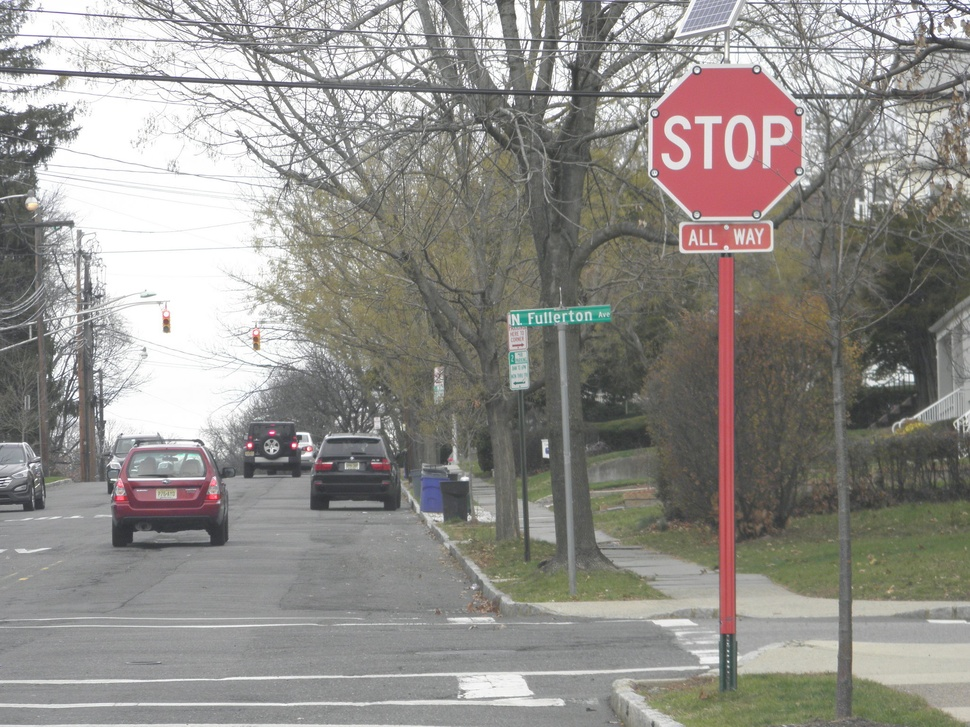
//> input picture stop-sign-pic.jpg, 970 x 727 px, shrunk from 2048 x 1536 before the run, given in place of cropstopsignvid2.mp4, which was not available
$ ./stopSignDetectorForVideo   (built with g++ and OpenCV 4)
//> lines starting //> are read from the running program, lines starting //| are printed output that depends on the picture; after the words box and inside, x2 and y2 are one past the last pixel; in counts of white or black regions, pixels touching at a corner belong together; pictures that were not available may be replaced by others from this repository, and a replacement may not be noted
#include <opencv2/objdetect/objdetect.hpp>
#include <opencv2/highgui/highgui.hpp>
#include <opencv2/imgproc/imgproc.hpp>
#include <opencv2/opencv.hpp>

#include <iostream>
#include <stdio.h>

using namespace std;
using namespace cv;

/* Function Headers */
void detectAndDisplay(Mat frame);

/* Global Variables */
String stop_sign_cascade_name = "cascade.xml"; //Will need to modify this for path or put this code in the same direct
String test_video = "cropstopsignvid2.mp4";
CascadeClassifier stop_sign_cascade;
String window_name = "Capture - Stop Sign Detection";

int main(int argc, const char ** argv)
{
	Mat stop_sign_img;
	Mat empty_mat;

	std::vector<Rect> stopSigns;
	Mat frame_gray;

	CvCapture* capture;
	Mat frame;

	//LOAD THE CASCADE
	if(!stop_sign_cascade.load(stop_sign_cascade_name))
	{
		printf("--Error loading trained cascade\n");
		return -1;
	}

	//FOR LOADING VIDEOS
	VideoCapture cap(test_video);
	if(!cap.isOpened())
	{
		printf("--Error loading video\n");
		return -1;
	}

	//FOR LOADING PICTURES
	//stop_sign_img = imread("infiniti.png");
	//imshow("manhan", stop_sign_img);

	//GRAB VIDEO FRAME
	while(cap.read(frame))
	{
//> frame is the input picture: 727 rows x 970 cols, CV_8UC3; mean B, G, R 139.3, 143.7, 146.4
		//imshow("manhan", frame);
		if(!frame.empty())
		{
			//detectAndDisplay(frame);
			cvtColor(frame, frame_gray, CV_BGR2GRAY);
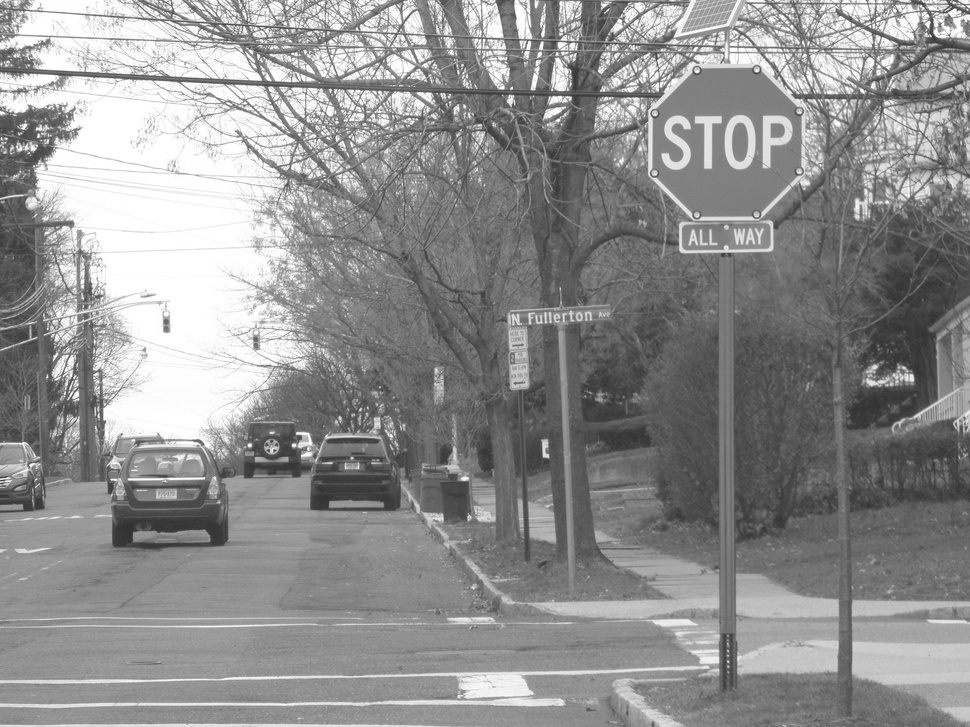
//> frame_gray: 727 rows x 970 cols, CV_8UC1; min 47, max 255, mean 144
			equalizeHist(frame_gray, frame_gray);
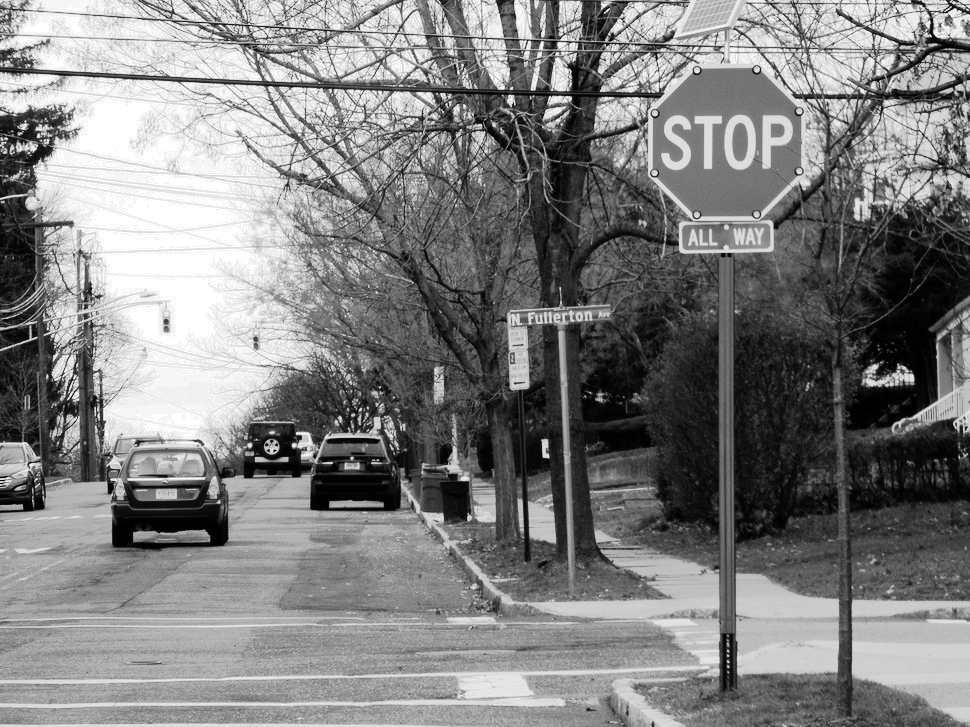
//> frame_gray: 727 rows x 970 cols, CV_8UC1; min 0, max 255, mean 128.5
			stop_sign_cascade.detectMultiScale(frame_gray, stopSigns, 1.1, 4, 0|CV_HAAR_SCALE_IMAGE, Size(50, 50));
//> stopSigns = 4 Rects (x, y, width, height): [263, 13, 104, 104], [855, 419, 108, 108], [618, 39, 209, 209], [252, 346, 199, 199]
			for(std::vector<Rect>::size_type i = 0; i != stopSigns.size(); i++)
			{
				cv::Rect rect(stopSigns[i].x, stopSigns[i].y, stopSigns[i].width, stopSigns[i].height);
				cv::rectangle(frame, rect, cv::Scalar(0, 255, 0), 12);
			}
//> this loop made 4 passes
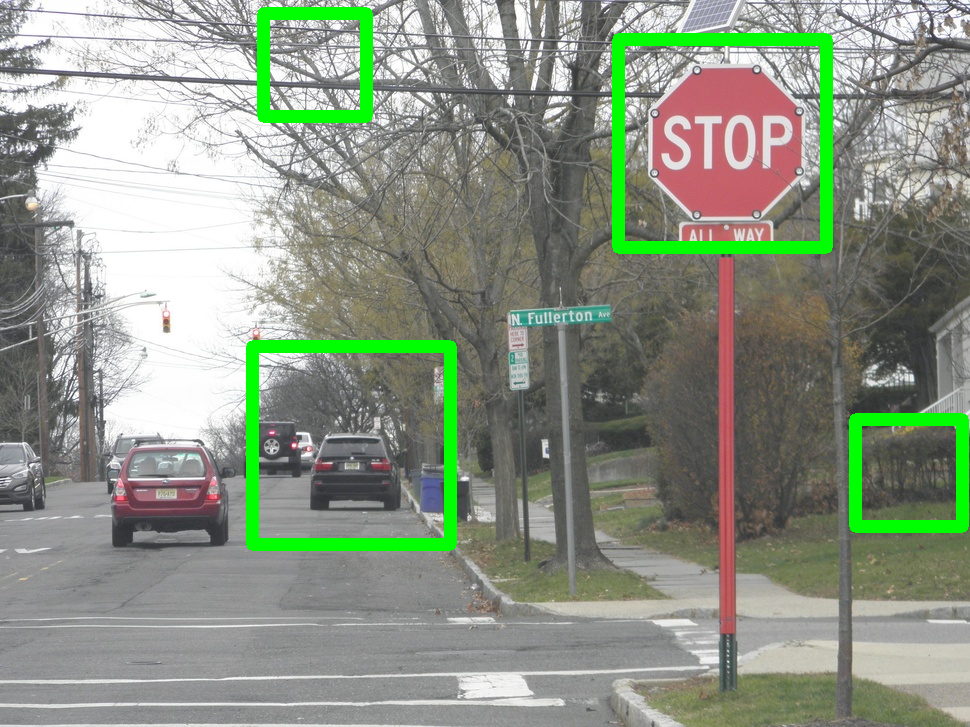
//> frame: 727 rows x 970 cols, CV_8UC3; 4.51% of pixels changed, all inside (x1, y1, x2, y2) = (246, 7, 969, 551)
			imshow("stopsigndetect", frame);
			waitKey(1);
		}
		else
		{
			printf("-- No captured frame -- Break!\n");
			break;
		}

	}
	//detectAndDisplay(stop_sign_img);

	//waitKey(0);
}

void detectAndDisplay(Mat frame)
{
	std::vector<Rect> stopSigns;
	Mat frame_gray;

	cvtColor(frame, frame_gray, CV_BGR2GRAY);
	equalizeHist(frame_gray, frame_gray);

	cout << "Size: " << stopSigns.size() << '\n';
	stop_sign_cascade.detectMultiScale(frame_gray, stopSigns, 1.1, 3, 0|CV_HAAR_SCALE_IMAGE, Size(50, 50));
	cout << "Size: " << stopSigns.size() << '\n';
	//cout << stopSigns[0].x << " " << stopSigns[0].y << " " << stopSigns[0].width << " " << stopSigns[0].height << '\n';

	//cv::Rect rect(stopSigns[0].x, stopSigns[0].y, stopSigns[0].width, stopSigns[0].height);
	//cv::rectangle(frame, rect, cv::Scalar(0, 255, 0), 12);

	for(std::vector<Rect>::size_type i = 0; i != stopSigns.size(); i++)
	{
		cv::Rect rect(stopSigns[i].x, stopSigns[i].y, stopSigns[i].width, stopSigns[i].height);
		cv::rectangle(frame, rect, cv::Scalar(0, 255, 0), 12);
	}

	//cv::namedWindow("stopsigndetect", WINDOW_NORMAL);
	imshow("stopsigndetect", frame); //1024, 768
	//cv::resizeWindow("stopsigndetect", 1024, 768);

	waitKey(0);
}


//TO BUILD: g++ `pkg-config --cflags --libs opencv` stopSignDetectorForVideo.cc
//TO MOVE TO CLASSIFIER FOLDER: mv a.out classifier/
///Volumes/Macintosh SD/arshadhusain/Desktop/Computer Vision and Autonomous Car Work/All Computer Vision Projects/traffic_signs/stop_sign_detection/opencv_cctraining_real/classifier

$ run again, on stop-sign-detection.png
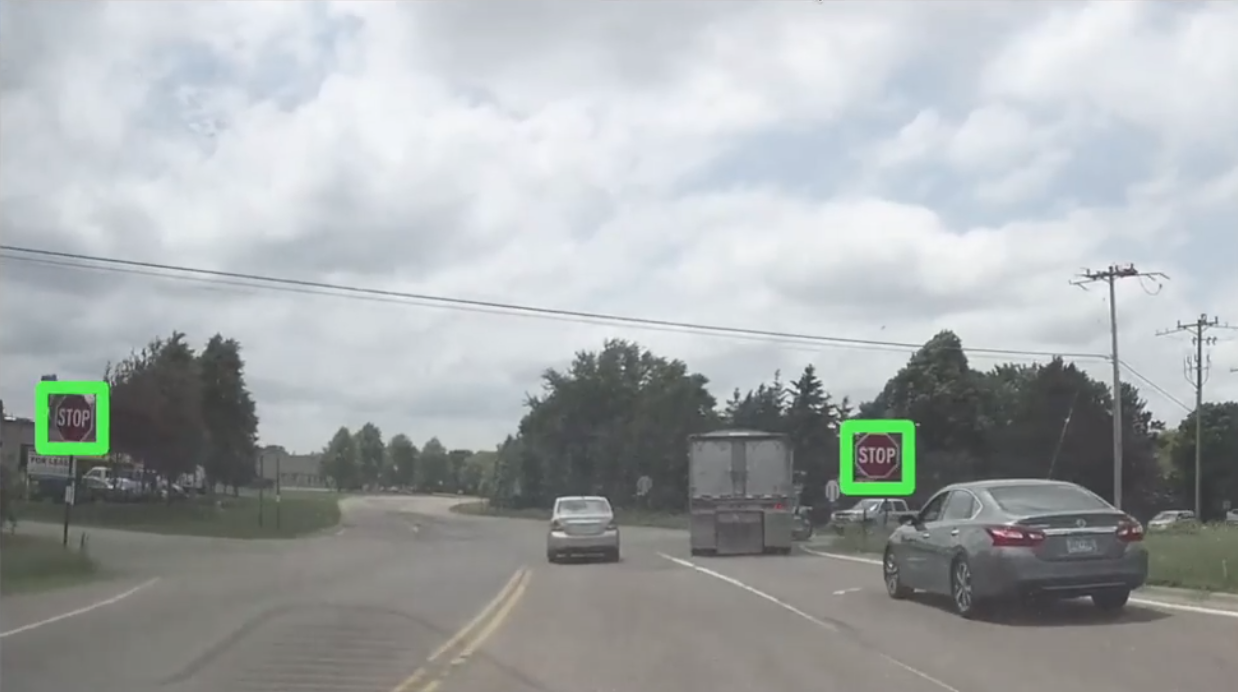
//> input picture stop-sign-detection.png, 1238 x 692 px, given in place of cropstopsignvid2.mp4, which was not available
//> frame is the input picture: 692 rows x 1238 cols, CV_8UC3; mean B, G, R 171.2, 170.2, 165.9
//> `equalizeHist(frame_gray, frame_gray);`:
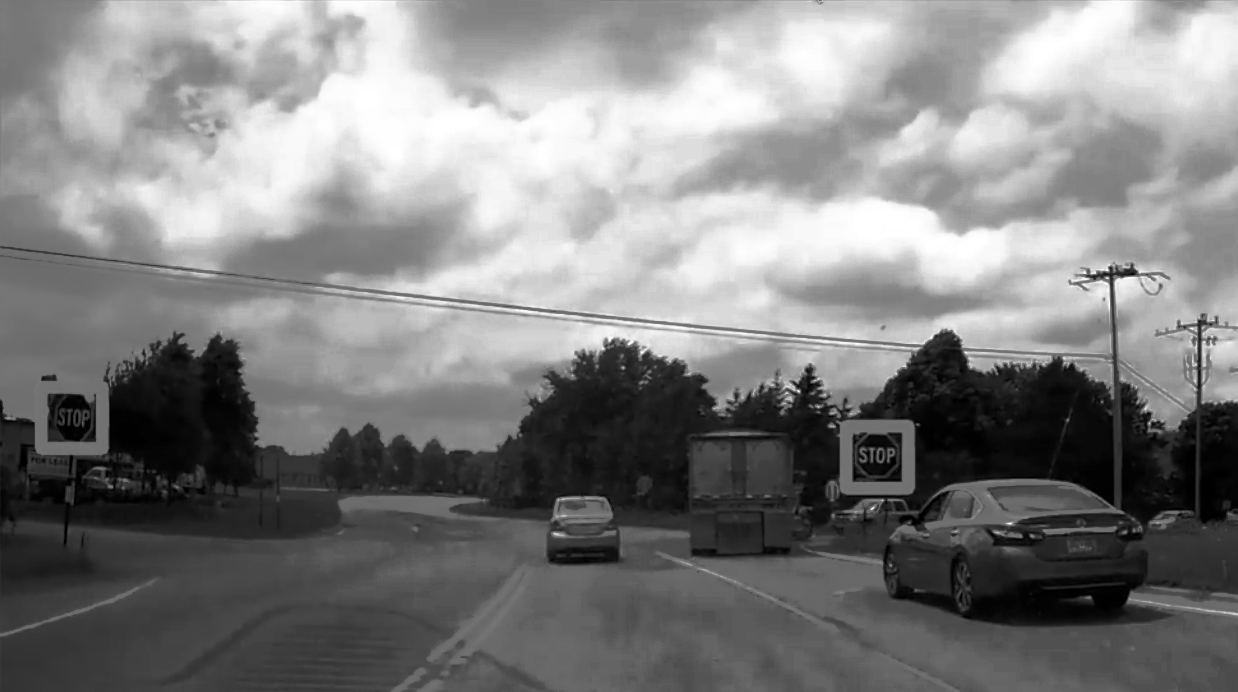
//> frame_gray: 692 rows x 1238 cols, CV_8UC1; min 0, max 255, mean 128.5
//> stopSigns = 2 Rects (x, y, width, height): [42, 387, 63, 63], [843, 422, 68, 68]
//> the loop `for(std::vector<Rect>::size_type i = 0; i != stopSigns.size(); i++)` made 2 passes
//> after the loop `for(std::vector<Rect>::size_type i = 0; i != stopSigns.size(); i++)`:
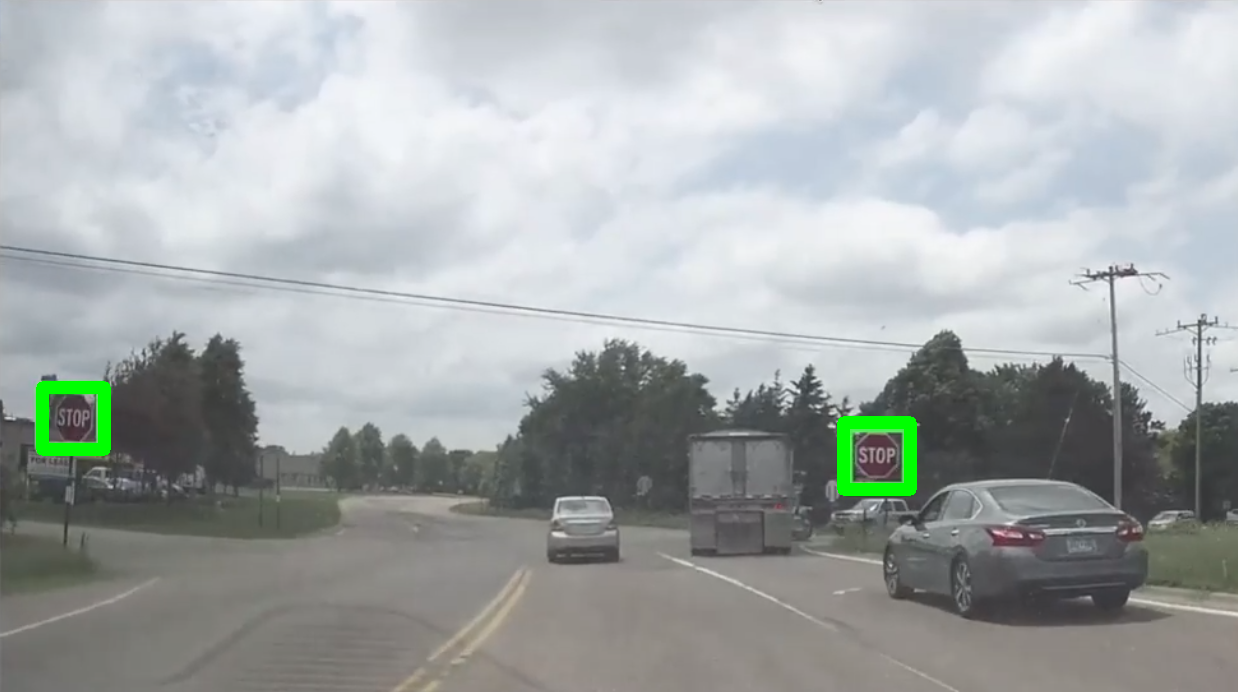
//> frame: 692 rows x 1238 cols, CV_8UC3; 0.77% of pixels changed, all inside (x1, y1, x2, y2) = (36, 381, 917, 496)
